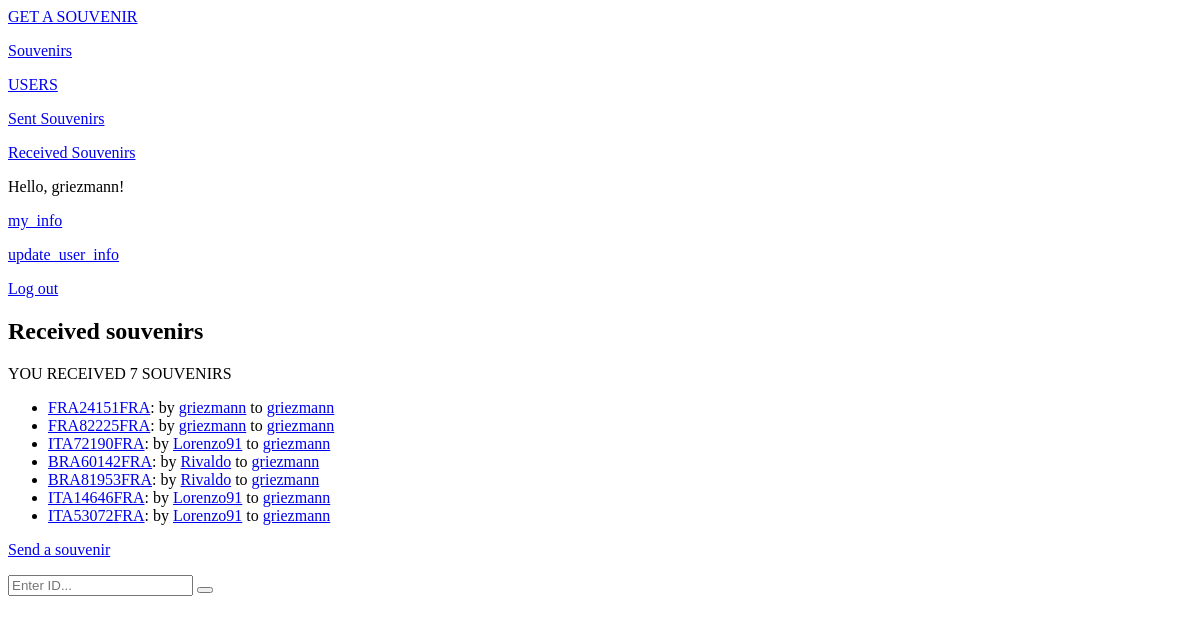
Page /receive_user_souvenirs/ (signed in) on the earlier database version.
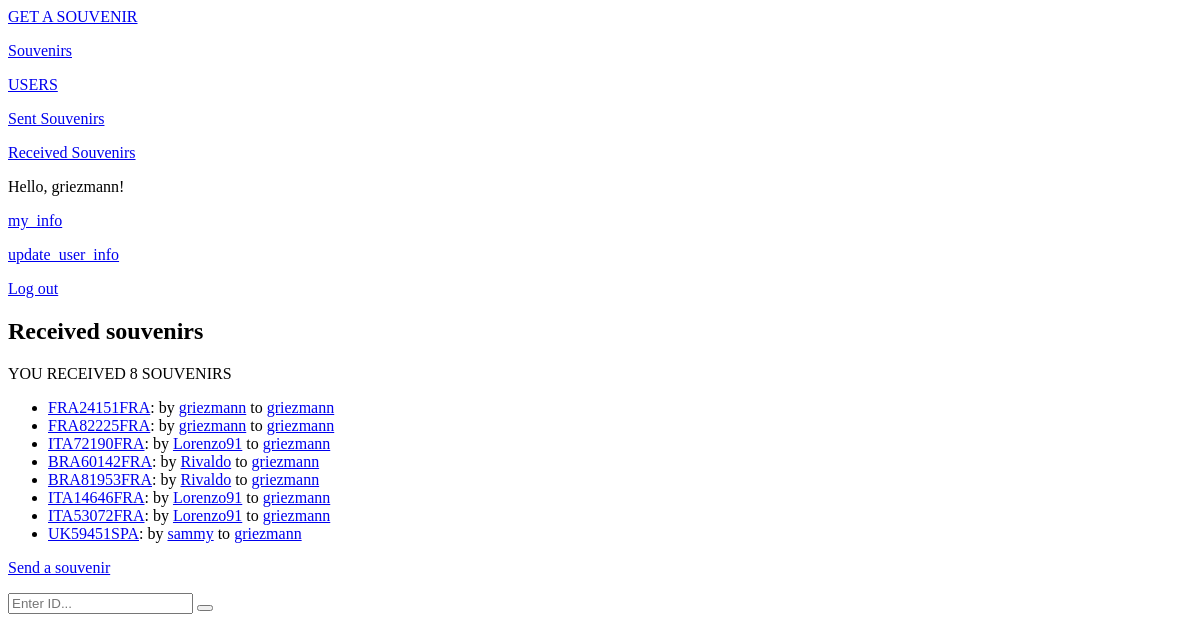
Same page on the later database version.
### souvenirs_app/models.py (models this page shows, shortened)
class Souvenir(models.Model):
    souvenir_id = models.AutoField(primary_key=True)
    slug = models.SlugField(max_length=30, verbose_name='URL')
    send_user = models.ForeignKey(UserInfo, on_delete=models.PROTECT, related_name='send_user')
    send_date = models.DateField(auto_now_add=True)
    receive_user = models.ForeignKey(UserInfo, on_delete=models.PROTECT, related_name='receive_user')
    receive_date = models.DateField()
    send_user_img = models.ImageField(upload_to='send/', default='no-photo.png', null=True, blank=True)
    receive_user_img = models.ImageField(upload_to='receive/', default='no-photo.png', null=True, blank=True)
    send_user_message = models.TextField(max_length=500, null=True, blank=True)
    receive_user_message = models.TextField(max_length=500, null=True, blank=True)
    STATUS_CHOICES = [
        ('ON THE WAY', 'On the way'),
        ('RECEIVED', 'Received'),
    ]
    status = models.CharField(max_length=10, choices=STATUS_CHOICES, default='ON THE WAY')
    def get_absolute_url(self):
        return reverse('souvenirs_app:souvenir', kwargs={'souvenir_slug': self.slug})
    class Meta:
        verbose_name = 'Souvenir'
        verbose_name_plural = 'Souvenirs'

class UserInfo(models.Model):
    username = models.OneToOneField(User, on_delete=models.PROTECT, primary_key=True)
    slug = models.SlugField(max_length=30, verbose_name='URL')
    avatar = models.ImageField(upload_to='avatars/', default='no-avatar.jpg', null=True, blank=True)
    sex = models.CharField(max_length=6, choices=(('MALE', 'male'), ('FEMALE', 'female')))
    date_of_birthday = models.DateField(null=True, blank=True)
    country = models.ForeignKey(Country, on_delete=models.PROTECT, related_name='userinfo', unique=False)
    city = models.CharField(max_length=30)
    address = models.TextField(max_length=200)
    about = models.TextField(max_length=500, null=True, blank=True)
    def __str__(self):
        return str(self.username)
    def get_absolute_url(self):
        return reverse('souvenirs_app:user_info', kwargs={'user_info_slug': self.slug})
    class Meta:
        verbose_name = 'User_information'
        verbose_name_plural = 'User_informations'

### souvenirs_app/views.py (the view)
# urls.py: path('receive_user_souvenirs/', views.ReceiveUserSouvenirsView.as_view(), name='receive_user_souvenirs'),
class ReceiveUserSouvenirsView(LoginRequiredMixin, ListView):
    model = Souvenir
    template_name = 'souvenirs_app/receive_user_souvenirs.html'
    context_object_name = 'receive_user_souvenirs'
    def get_queryset(self):
        return Souvenir.objects.filter(receive_user__slug=slugify(self.request.user))

### souvenirs_app/templates/souvenirs_app/receive_user_souvenirs.html
{% extends 'souvenirs_app/base.html' %}
{% block content %}
    <h2>Received souvenirs</h2>
    <p>YOU RECEIVED {{ receive_user_souvenirs.count }} SOUVENIRS</p>
    <ul>
        {% for souvenir in receive_user_souvenirs %}
             <li><a href="{{ souvenir.get_absolute_url }}">{{ souvenir.slug }}</a>:
                by
                <a href="{{ souvenir.send_user.get_absolute_url }}">{{ souvenir.send_user }}</a>
                to
                <a href="{{ souvenir.receive_user.get_absolute_url }}">{{ souvenir.receive_user }}</a>
        {% empty %}
            <li>No souvenirs have been received yet</li>
        {% endfor %}
    </ul>
    <a href="{% url 'souvenirs_app:create_souvenir' %}">Send a souvenir</a>
{% endblock content %}

Differences in the rows shown:
added Souvenir: slug "UK59451SPA", send_user "sammy", receive_user "griezmann"
Other differences:
{{ receive_user_souvenirs.count }}: "7" → "8"
